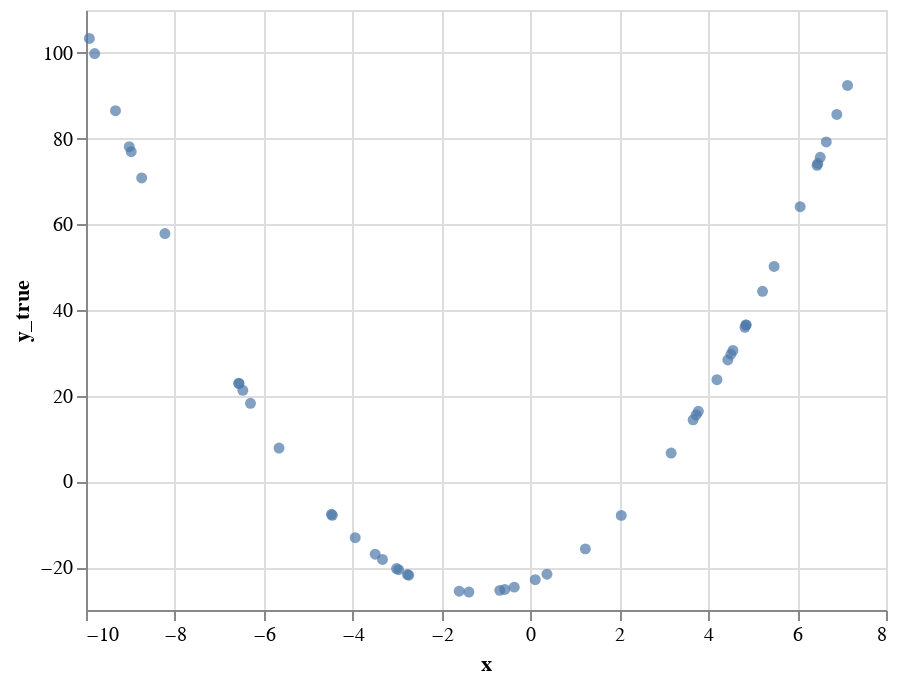

Notebook code cell kept with this figure:
### Markdown cell above
The true data lies perfectly on a parabola (from a degree 2 polynomial).

### Code cell
alt.Chart(df).mark_circle().encode(
    x="x",
    y="y_true",
    tooltip=["x"]
)
